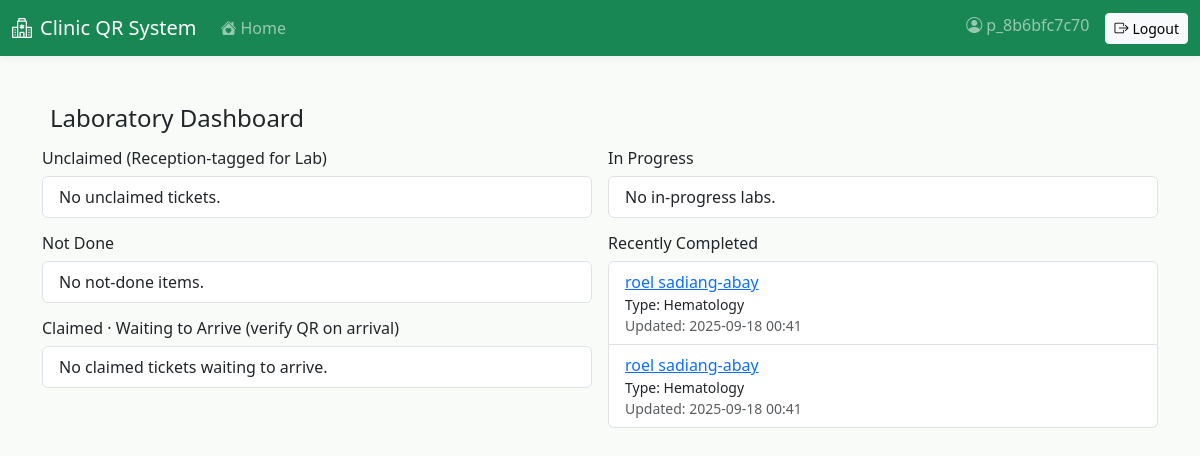
Screenshot of /dashboard/lab/ (signed in) with the database file from the repository.
### visits/models.py (models this page shows, shortened)
class LabResult(models.Model):
    visit = models.ForeignKey('visits.Visit', on_delete=models.CASCADE, related_name='lab_result_entries')
    lab_type = models.CharField(max_length=64, choices=Laboratory.choices)
    status = models.CharField(max_length=32, choices=[
        ('queue', 'Queue'),
        ('claimed', 'Claimed'),
        ('in_process', 'In Process'),
        ('done', 'Done'),
        ('not_done', 'Not Done'),
    ], default='queue')
    results = models.JSONField(default=dict, blank=True)
    created_at = models.DateTimeField(auto_now_add=True)
    updated_at = models.DateTimeField(auto_now=True)
    class Meta:
        ordering = ['-updated_at']

class Visit(models.Model):
    class Service(models.TextChoices):
        RECEPTION = 'reception', 'Reception/Triage'
        DOCTOR = 'doctor', 'Doctor Consultation'
        LAB = 'lab', 'Laboratory'
        PHARMACY = 'pharmacy', 'Pharmacy'
        VACCINATION = 'vaccination', 'Vaccination/Immunization'
    class Department(models.TextChoices):
        PEDIATRICS = 'Pediatrics', 'Pediatrics (Children’s Health)'
        OBGYN = 'OB-GYN', 'Obstetrics and Gynecology (OB-GYN)'
        CARDIOLOGY = 'Cardiology', 'Cardiology (Heart Care)'
        RADIOLOGY = 'Radiology', 'Radiology'
        SURGERY = 'Surgery', 'Surgery'
        DERMATOLOGY = 'Dermatology', 'Dermatology (Skin Care)'
        ENT = 'ENT', 'ENT (Ear, Nose, Throat)'
    patient = models.ForeignKey('patients.Patient', on_delete=models.CASCADE, related_name='visits')
    service = models.CharField(max_length=20, choices=Service.choices)
    notes = models.TextField(blank=True)
    class Status(models.TextChoices):
        QUEUED = 'queued', 'Queued'
        CLAIMED = 'claimed', 'Claimed'
        IN_PROCESS = 'in_process', 'In Process'
        DONE = 'done', 'Done'
    status = models.CharField(max_length=16, choices=Status.choices, default=Status.QUEUED)
    queue_number = models.PositiveIntegerField(null=True, blank=True)
    department = models.CharField(max_length=32, choices=Department.choices, blank=True)
    claimed_by = models.ForeignKey(settings.AUTH_USER_MODEL, on_delete=models.SET_NULL, null=True, blank=True, related_name='claimed_reception_visits')
    claimed_at = models.DateTimeField(null=True, blank=True)
    assigned_to = models.ForeignKey(settings.AUTH_USER_MODEL, on_delete=models.SET_NULL, null=True, blank=True, related_name='assigned_visits')
    doctor_arrived = models.BooleanField(default=False)
    doctor_status = models.CharField(max_length=16, blank=True, default='')  # '', ready_to_consult, not_done, finished
    symptoms = models.TextField(blank=True)
    diagnosis = models.TextField(blank=True)
    prescription_notes = models.TextField(blank=True)
    doctor_done = models.BooleanField(default=False)
    doctor_done_at = models.DateTimeField(null=True, blank=True)
    lab_tests = models.TextField(blank=True)
    lab_test_type = models.CharField(max_length=50, blank=True)
    lab_claimed_by = models.ForeignKey(settings.AUTH_USER_MODEL, on_delete=models.SET_NULL, null=True, blank=True, related_name='claimed_lab_visits')
    lab_claimed_at = models.DateTimeField(null=True, blank=True)
    lab_arrived = models.BooleanField(default=False)
    lab_results = models.TextField(blank=True)
    lab_completed = models.BooleanField(default=False)
    lab_completed_at = models.DateTimeField(null=True, blank=True)
    medicines = models.TextField(blank=True)
    dispensed = models.BooleanField(default=False)
    dispensed_at = models.DateTimeField(null=True, blank=True)
    vaccine_type = models.CharField(max_length=100, blank=True)
    vaccine_dose = models.CharField(max_length=50, blank=True)
    vaccination_date = models.DateField(null=True, blank=True)
    timestamp = models.DateTimeField(auto_now_add=True)
    created_by = models.ForeignKey(settings.AUTH_USER_MODEL, on_delete=models.SET_NULL, null=True, blank=True)
    doctor_user = models.ForeignKey(settings.AUTH_USER_MODEL, on_delete=models.SET_NULL, null=True, blank=True, related_name='doctor_visits')
    service_type = models.ForeignKey('visits.ServiceType', on_delete=models.SET_NULL, null=True, blank=True, help_text='Specific service type selected')

### patients/models.py (models this page shows, shortened)
class Patient(models.Model):
    user = models.OneToOneField(User, on_delete=models.SET_NULL, null=True, blank=True, related_name='patient_profile')
    full_name = models.CharField(max_length=255)
    age = models.PositiveIntegerField(validators=[MinValueValidator(0)])
    address = models.TextField()
    contact = models.CharField(max_length=50)
    email = models.EmailField(unique=True)
    patient_code = models.CharField(max_length=20, unique=True)
    qr_code = models.ImageField(upload_to='qr_codes/', blank=True, null=True)
    must_change_password = models.BooleanField(default=False)
    created_at = models.DateTimeField(auto_now_add=True)

### dashboard/views.py (the view, shortened to what this page needs)
# urls.py: path('lab/', views.lab_dashboard, name='dashboard_lab'),
@login_required
def lab_dashboard(request):
    today = timezone.localdate()
    already_in_lab = (Visit.objects
                      .filter(service='lab', status=Visit.Status.IN_PROCESS, timestamp__date=today)
                      .values_list('patient_id', flat=True))
    base_reception_lab = (Visit.objects
                          .filter(service='reception', timestamp__date=today)
                          .filter(Q(service_type__name__iexact='Laboratory') | Q(notes__icontains='[visit: laboratory]')))
    unclaimed = (base_reception_lab
                 .filter(Q(status=Visit.Status.QUEUED) | Q(status__isnull=True) | Q(status=''))
                 .filter(lab_claimed_by__isnull=True)
                 .order_by('queue_number', 'timestamp'))
    claimed_filter = Q(status=Visit.Status.CLAIMED, lab_arrived=False)
    if not request.user.is_superuser:
        claimed_filter &= Q(lab_claimed_by=request.user)
    claimed_waiting = base_reception_lab.filter(claimed_filter).order_by('queue_number', 'timestamp')
    from django.db.models import OuterRef, Subquery, F
    latest_ts_sq = (LabResult.objects
                    .filter(visit=OuterRef('visit'))
                    .order_by('-updated_at')
                    .values('updated_at')[:1])
    lab_results_today = (LabResult.objects
                         .select_related('visit__patient')
                         .filter(visit__timestamp__date=today)
                         .annotate(latest_updated_at=Subquery(latest_ts_sq))
                         .filter(updated_at=F('latest_updated_at')))
    ready = lab_results_today.filter(status='queue').order_by('visit__queue_number', 'visit__timestamp')
    in_process = lab_results_today.filter(status='in_process').order_by('-updated_at')
    not_done = lab_results_today.filter(status='not_done').order_by('-updated_at')
    completed = lab_results_today.filter(status='done').order_by('-updated_at')[:20]
    lab_service_types = list(ServiceType.objects.filter(is_active=True).order_by('name'))
    return render(request, 'dashboard/lab.html', {
        'pending_unclaimed': unclaimed,
        'pending_claimed': claimed_waiting,
        'ready': ready,
        'in_process': in_process,
        'not_done': not_done,
        'completed': completed,
        'lab_service_types': lab_service_types,
        'lab_types': Laboratory.choices,
        'lab_type_labels': dict(Laboratory.choices),
    })

### dashboard/templates/dashboard/lab.html (shortened to what this page needs)
{% extends 'base.html' %}
{% load static %}
{% block content %}
<h4 class="d-flex align-items-center mb-3">Laboratory Dashboard</h4>
<div class="row g-3">
  <div class="col-md-6">
    <h6>Unclaimed (Reception-tagged for Lab)</h6>
    <ul class="list-group mb-3" data-container="queued">
      {% for v in pending_unclaimed %}
        <li class="list-group-item" data-card>
          <div class="d-flex justify-content-between align-items-center">
            <div>
              <a href="/patients/{{ v.patient.id }}/">{{ v.patient.full_name }}</a>
              <div class="small text-muted">Queue: {{ v.queue_number|default:'—' }}</div>
              <div class="small">At: {{ v.timestamp|date:'Y-m-d H:i' }}</div>
            </div>
            <div class="d-flex align-items-center gap-2">
              <button class="btn btn-outline-primary btn-sm" data-action="claim" data-url="/dashboard/lab/claim/" data-id="{{ v.id }}"><i class="bi bi-person-plus me-1"></i>Claim</button>
            </div>
          </div>
        </li>
      {% empty %}
        <li class="list-group-item">No unclaimed tickets.</li>
      {% endfor %}
    </ul>
    <h6>Not Done</h6>
    <ul class="list-group mb-3" data-container="not_done">
      {% for r in not_done %}
        <li class="list-group-item d-flex justify-content-between align-items-center">
          <div>
            <a class="fw-semibold" href="/patients/{{ r.visit.patient.id }}/">{{ r.visit.patient.full_name }}</a>
            <div class="small">Type: {{ r.lab_type }}</div>
            <div class="small text-muted">Updated: {{ r.updated_at|date:'Y-m-d H:i' }}</div>
          </div>
          <div class="d-flex gap-2">
            <a class="btn btn-primary btn-sm" href="/dashboard/lab/result/{{ r.visit.id }}/"><i class="bi bi-pencil-square me-1"></i>Reopen</a>
          </div>
        </li>
      {% empty %}
        <li class="list-group-item">No not-done items.</li>
      {% endfor %}
    </ul>
    <h6>Claimed · Waiting to Arrive (verify QR on arrival)</h6>
    <ul class="list-group" data-container="claimed">
      {% for v in pending_claimed %}
        <li class="list-group-item" data-card data-patient-code="{{ v.patient.patient_code }}" data-visit-id="{{ v.id }}">
          <div class="d-flex justify-content-between align-items-center">
            <div>
              <a href="/patients/{{ v.patient.id }}/">{{ v.patient.full_name }}</a>
              <div class="small text-muted">From Reception · Queue: {{ v.queue_number|default:'—' }}</div>
              <div class="small">At: {{ v.timestamp|date:'Y-m-d H:i' }}</div>
            </div>
            <div class="d-flex align-items-center gap-2">
              <button class="btn btn-outline-secondary btn-sm" type="button" data-bs-toggle="modal" data-bs-target="#verifyModal" data-visit="{{ v.id }}"><i class="bi bi-qr-code-scan me-1"></i>Verify</button>
            </div>
          </div>
        </li>
      {% empty %}
        <li class="list-group-item">No claimed tickets waiting to arrive.</li>
      {% endfor %}
    </ul>
  </div>
  <div class="col-md-6">
    <h6>In Progress</h6>
    <ul class="list-group mb-3" data-container="in_process">
      {% for r in in_process %}
        <li class="list-group-item d-flex justify-content-between align-items-center">
          <div>
            <a class="fw-semibold" href="/patients/{{ r.visit.patient.id }}/">{{ r.visit.patient.full_name }}</a>
            <div class="small">Type: {{ r.lab_type }}</div>
            <div class="small text-muted">Logged: {{ r.visit.timestamp|date:'Y-m-d H:i' }}{% if r.visit.queue_number %} · Queue: {{ r.visit.queue_number }}{% endif %}</div>
          </div>
          <div class="d-flex gap-2">
            <a class="btn btn-primary btn-sm" href="/dashboard/lab/result/{{ r.visit.id }}/"><i class="bi bi-pencil-square me-1"></i>Open Work</a>
          </div>
        </li>
      {% empty %}
        <li class="list-group-item">No in-progress labs.</li>
      {% endfor %}
    </ul>
    <h6>Recently Completed</h6>
    <ul class="list-group">
      {% for r in completed %}
        <li class="list-group-item">
          <a href="/patients/{{ r.visit.patient.id }}/">{{ r.visit.patient.full_name }}</a>
          <div class="small">Type: {{ r.lab_type }}</div>
          <div class="small text-muted">Updated: {{ r.updated_at|date:'Y-m-d H:i' }}</div>
        </li>
      {% empty %}
        <li class="list-group-item">No completed labs yet.</li>
      {% endfor %}
    </ul>
  </div>
</div>
{% endblock %}

### templates/base.html (shortened to what this page needs)
<!doctype html>
<html lang="en">
  <head>
    <link href="https://cdn.jsdelivr.net/npm/bootstrap@5.3.3/dist/css/bootstrap.min.css" rel="stylesheet">
    <link href="https://cdn.jsdelivr.net/npm/bootstrap-icons@1.11.3/font/bootstrap-icons.min.css" rel="stylesheet">
  </head>
  <body>
    <nav class="navbar navbar-expand-lg navbar-dark bg-success">
      <div class="container-fluid">
        <a class="navbar-brand d-flex align-items-center" href="/">
          <i class="bi bi-hospital me-2"></i>Clinic QR System
        </a>
        <div class="collapse navbar-collapse" id="navbarsMain">
          <ul class="navbar-nav me-auto mb-2 mb-lg-0">
            {% if request.user.is_authenticated %}
              <li class="nav-item">
                <a class="nav-link" href="{% if request.user.is_superuser %}/dashboard/{% elif request.user.groups.all.0.name == 'Reception' %}/dashboard/reception/{% elif request.user.groups.all.0.name == 'Doctor' %}/dashboard/doctor/{% elif request.user.groups.all.0.name == 'Laboratory' %}/dashboard/lab/{% elif request.user.groups.all.0.name == 'Pharmacy' %}/dashboard/pharmacy/{% elif request.user.groups.all.0.name == 'Vaccination' %}/dashboard/vaccination/{% elif request.user.groups.all.0.name == 'Patient' %}/patients/portal/{% else %}/dashboard/{% endif %}"><i class="bi bi-house-heart-fill me-1"></i>Home</a>
              </li>
            {% endif %}
          </ul>
          <ul class="navbar-nav ms-auto">
            {% if request.user.is_authenticated %}
              <li class="nav-item"><span class="navbar-text"><i class="bi bi-person-circle me-1"></i>{{ request.user.username }}</span></li>
              <li class="nav-item ms-3">
                <form method="post" action="/accounts/logout/" class="d-inline">
                  <button class="btn btn-light btn-sm" type="submit"><i class="bi bi-box-arrow-right me-1"></i>Logout</button>
                </form>
              </li>
            {% else %}
              <li class="nav-item"><a class="btn btn-light btn-sm" href="/accounts/login/"><i class="bi bi-box-arrow-in-right me-1"></i>Login</a></li>
            {% endif %}
          </ul>
        </div>
      </div>
    </nav>
    <main class="container my-5">
      {% block content %}{% endblock %}
    </main>
  </body>
</html>

### templates/base.html (style rules this page uses)
:root { --bs-primary: #198754; --bs-primary-rgb: 25, 135, 84; }
body { background-color: #f8fbf8; }
.navbar { box-shadow: 0 2px 8px rgba(0,0,0,0.06); }

### rows the page displays
LabResult: visit.patient.full_name "roel sadiang-abay", lab_type "Hematology", updated_at "2025-09-18 00:41"
LabResult: visit.patient.full_name "roel sadiang-abay", lab_type "Hematology", updated_at "2025-09-18 00:41"

### other values shown
{{ request.user.username }} "p_8b6bfc7c70"
